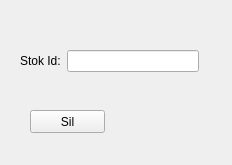
<?xml version="1.0" encoding="UTF-8"?>
<ui version="4.0">
 <class>Kayitsil</class>
 <widget class="QWidget" name="Kayitsil">
  <property name="geometry">
   <rect>
    <x>0</x>
    <y>0</y>
    <width>232</width>
    <height>165</height>
   </rect>
  </property>
  <property name="windowTitle">
   <string>Form</string>
  </property>
  <widget class="QPushButton" name="pushButton_kayitsil_sil">
   <property name="geometry">
    <rect>
     <x>30</x>
     <y>110</y>
     <width>75</width>
     <height>23</height>
    </rect>
   </property>
   <property name="text">
    <string>Sil</string>
   </property>
  </widget>
  <widget class="QWidget" name="layoutWidget">
   <property name="geometry">
    <rect>
     <x>20</x>
     <y>50</y>
     <width>179</width>
     <height>22</height>
    </rect>
   </property>
   <layout class="QHBoxLayout" name="horizontalLayout">
    <item>
     <widget class="QLabel" name="label">
      <property name="text">
       <string>Stok Id:</string>
      </property>
     </widget>
    </item>
    <item>
     <widget class="QLineEdit" name="lineEdit_KayitSil"/>
    </item>
   </layout>
  </widget>
 </widget>
 <resources/>
 <connections/>
</ui>
